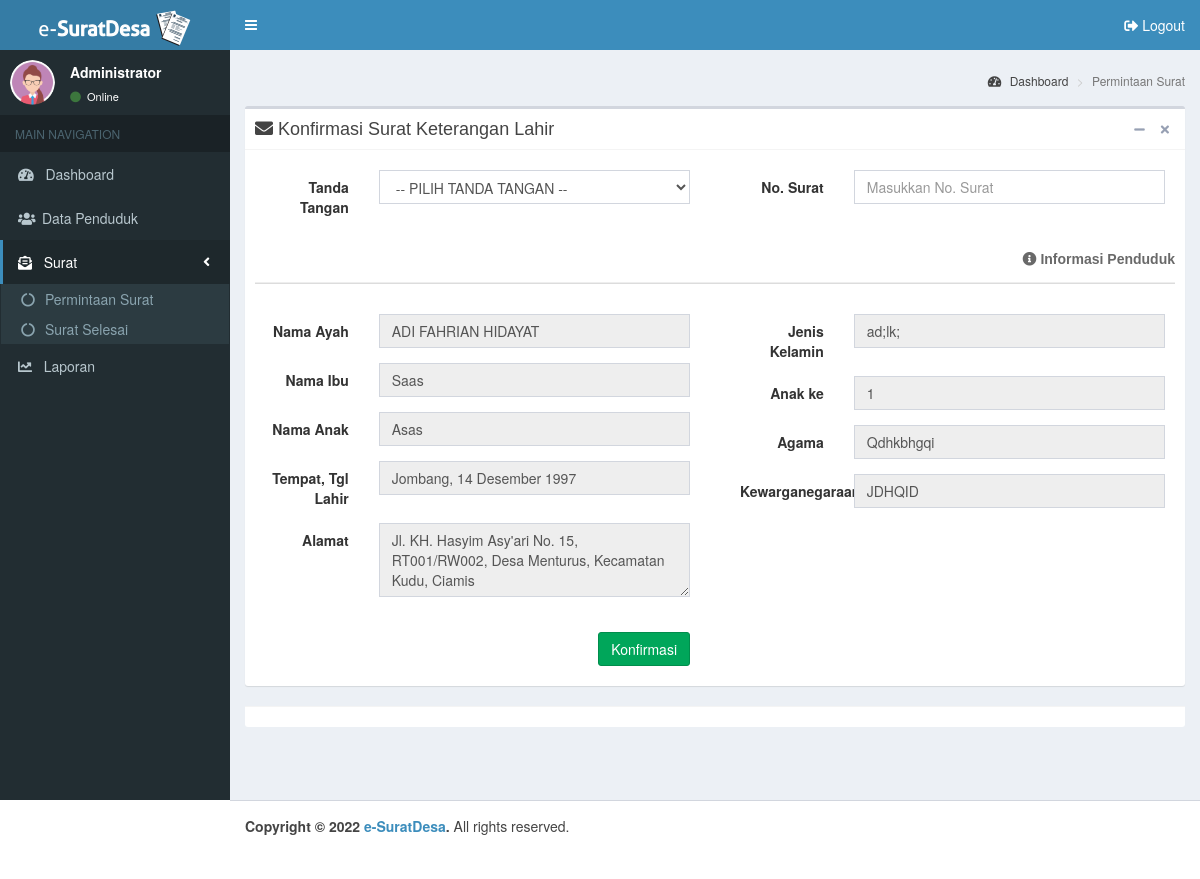
The app's page /admin/surat/permintaan_surat/konfirmasi/surat_keterangan_lahir/index.php?id=1 (signed in) with its own data.
### tables this page shows
CREATE TABLE `surat_keterangan_lahir` (
  `id_skl` int(11) NOT NULL,
  `jenis_surat` varchar(50) NOT NULL,
  `no_surat` varchar(20) DEFAULT NULL,
  `nama_bayi` varchar(20) NOT NULL,
  `tempat` varchar(20) NOT NULL,
  `tanggal` datetime NOT NULL,
  `jenis_kelamin` varchar(20) NOT NULL,
  `kewarganegaraan` varchar(20) NOT NULL,
  `agama` varchar(20) NOT NULL,
  `alamat` varchar(50) NOT NULL,
  `nik` varchar(20) NOT NULL,
  `nama_ibu` varchar(50) NOT NULL,
  `anak_ke` int(10) NOT NULL,
  `tanggal_surat` datetime NOT NULL DEFAULT current_timestamp(),
  `id_pejabat_desa` int(11) DEFAULT NULL,
  `status_surat` varchar(15) NOT NULL,
  `id_profil_desa` int(11) DEFAULT NULL
);

CREATE TABLE `penduduk` (
  `id_penduduk` int(11) NOT NULL,
  `nik` varchar(20) NOT NULL,
  `nama` varchar(100) NOT NULL,
  `tempat_lahir` varchar(50) NOT NULL,
  `tgl_lahir` date NOT NULL,
  `jenis_kelamin` varchar(10) NOT NULL,
  `agama` varchar(15) NOT NULL,
  `jalan` varchar(100) NOT NULL,
  `dusun` varchar(50) NOT NULL,
  `rt` varchar(5) NOT NULL,
  `rw` varchar(5) NOT NULL,
  `desa` varchar(50) NOT NULL,
  `kecamatan` varchar(50) NOT NULL,
  `kabupaten` varchar(50) NOT NULL,
  `no_kk` varchar(20) NOT NULL,
  `pend_kk` varchar(20) NOT NULL,
  `pend_terakhir` varchar(20) NOT NULL,
  `pekerjaan` varchar(50) NOT NULL,
  `status_perkawinan` varchar(20) NOT NULL,
  `status_dlm_keluarga` varchar(20) NOT NULL,
  `kewarganegaraan` varchar(5) NOT NULL,
  `nama_ayah` varchar(50) NOT NULL,
  `nama_ibu` varchar(50) NOT NULL
);

### admin/surat/permintaan_surat/konfirmasi/surat_keterangan_lahir/index.php (the view, shortened to what this page needs)
<?php
  include ('../../../../../config/koneksi.php');
  include ('../part/header.php');
  $id = $_GET['id'];
  $qCek = mysqli_query($connect,"SELECT penduduk.*, surat_keterangan_lahir.* FROM penduduk LEFT JOIN surat_keterangan_lahir ON surat_keterangan_lahir.nik = penduduk.nik WHERE surat_keterangan_lahir.id_skl='$id'");
  while($row = mysqli_fetch_array($qCek)){
?>
<aside class="main-sidebar">
  <section class="sidebar">
    <div class="user-panel">
      <div class="pull-left image">
        <?php
          if(isset($_SESSION['lvl']) && ($_SESSION['lvl'] == 'Administrator')){
            echo '<img src="../../../../../assets/img/ava-admin-female.png" class="img-circle" alt="User Image">';
          }else if(isset($_SESSION['lvl']) && ($_SESSION['lvl'] == 'Kepala Desa')){
            echo '<img src="../../../../../assets/img/ava-kades.png" class="img-circle" alt="User Image">';
          }
        ?>
      </div>
      <div class="pull-left info">
        <p><?php echo $_SESSION['lvl']; ?></p>
        <a href="#"><i class="fa fa-circle text-success"></i> Online</a>
      </div>
    </div>
    <ul class="sidebar-menu" data-widget="tree">
      <li class="header">MAIN NAVIGATION</li>
      <li>
        <a href="../../../../dashboard/">
          <i class="fas fa-tachometer-alt"></i> <span>&nbsp;&nbsp;Dashboard</span>
        </a>
      </li>
      <li>
        <a href="../../../../penduduk/">
          <i class="fa fa-users"></i><span>&nbsp;Data Penduduk</span>
        </a>
      </li>
      <li class="active treeview">
        <a href="#">
          <i class="fas fa-envelope-open-text"></i> <span>&nbsp;&nbsp;Surat</span>
          <span class="pull-right-container"><i class="fa fa-angle-left pull-right"></i></span>
        </a>
        <ul class="treeview-menu">
          <li>
            <a href="../../../permintaan_surat/">
              <i class="fa fa-circle-notch"></i> Permintaan Surat
            </a>
          </li>
          <li>
            <a href="../../../surat_selesai/"><i class="fa fa-circle-notch"></i> Surat Selesai
            </a>
          </li>
        </ul>
      </li>
      <li>
        <a href="../../../../laporan/">
          <i class="fas fa-chart-line"></i> <span>&nbsp;&nbsp;Laporan</span>
        </a>
      </li>
    </ul>
  </section>
</aside>
<div class="content-wrapper">
  <section class="content-header">
    <h1>&nbsp;</h1>
    <ol class="breadcrumb">
      <li><a href="../../../../dashboard/"><i class="fa fa-tachometer-alt"></i> Dashboard</a></li>
      <li class="active">Permintaan Surat</li>
    </ol>
  </section>
  <section class="content">
    <div class="row">
      <div class="col-md-12">
        <div class="box box-default">
          <div class="box-header with-border">
            <h2 class="box-title"><i class="fas fa-envelope"></i> Konfirmasi Surat Keterangan Lahir</h2>
            <div class="box-tools pull-right">
              <button type="button" class="btn btn-box-tool" data-widget="collapse"><i class="fa fa-minus"></i></button>
              <button type="button" class="btn btn-box-tool" data-widget="remove"><i class="fa fa-remove"></i></button>
            </div>
          </div>
          <div class="box-body">
            <form class="form-horizontal" method="post" action="update-konfirmasi.php">
              <div class="row">
                <div class="col-md-6">
                  <div class="box-body">
                    <div class="form-group">
                      <label class="col-sm-3 control-label">Tanda Tangan</label>
                      <div class="col-sm-9">
                        <select name="ft_tangan" class="form-control" style="text-transform: uppercase;" required>
                          <option value="">-- Pilih Tanda Tangan --</option>
                        </select>
                      </div>
                    </div>
                  </div>
                </div>
                <div class="col-md-6">
                  <div class="box-body">
                    <div class="form-group">
                      <label class="col-sm-3 control-label">No. Surat</label>
                      <div class="col-sm-9">
                        <input type="text" name="fno_surat" value="<?php echo $row['no_surat']; ?>" class="form-control" placeholder="Masukkan No. Surat" required>
                      </div>
                    </div>
                  </div>
                </div>
              </div>
              <h5 class="box-title pull-right" style="color: #696969;"><i class="fas fa-info-circle"></i> <b>Informasi Penduduk</b></h5>
              <br><hr style="border-bottom: 1px solid #DCDCDC;">
              <div class="row">
                <div class="col-md-6">
                  <div class="box-body">
                    <div class="form-group">
                      <label class="col-sm-3 control-label">Nama Ayah</label>
                      <div class="col-sm-9">
                        <input type="text" name="fnama" style="text-transform: uppercase;" value="<?php echo $row['nama']; ?>" class="form-control" readonly>
                      </div>
                    </div>
                     <div class="form-group">
                      <label class="col-sm-3 control-label">Nama Ibu</label>
                      <div class="col-sm-9">
                        <input type="text" name="fnama_ibu" style="text-transform: capitalize;" value="<?php echo $row['nama_ibu']; ?>" class="form-control" readonly>
                      </div>
                    </div>
                    <div class="form-group">
                      <label class="col-sm-3 control-label">Nama Anak</label>
                      <div class="col-sm-9">
                        <input type="text" name="fnama_bayi" style="text-transform: capitalize;" value="<?php echo $row['nama_bayi']; ?>" class="form-control" readonly>
                      </div>
                    </div>
                    <?php
                      $tgl_lhr = date($row['tgl_lahir']);
                      $tgl = date('d ', strtotime($tgl_lhr));
                      $bln = date('F', strtotime($tgl_lhr));
                      $thn = date(' Y', strtotime($tgl_lhr));
                      $blnIndo = array(
                          'January' => 'Januari',
                          'February' => 'Februari',
                          'March' => 'Maret',
                          'April' => 'April',
                          'May' => 'Mei',
                          'June' => 'Juni',
                          'July' => 'Juli',
                          'August' => 'Agustus',
                          'September' => 'September',
                          'October' => 'Oktober',
                          'November' => 'November',
                          'December' => 'Desember'
                      );
                    ?>
                    <div class="form-group">
                      <label class="col-sm-3 control-label">Tempat, Tgl Lahir</label>
                      <div class="col-sm-9">
                        <input type="text" name="ft_lahir" style="text-transform: capitalize;" value="<?php echo $row['tempat_lahir'] . ", " . $tgl . $blnIndo[$bln] . $thn; ?>" class="form-control" readonly>
                      </div>
                    </div>
                    <div class="form-group">
                      <label class="col-sm-3 control-label">Alamat</label>
                      <div class="col-sm-9">
                        <textarea rows="3" name="falamat" class="form-control" style="text-transform: capitalize;" readonly><?php echo $row['jalan'] . ", RT" . $row['rt'] . "/RW" . $row['rw']. ", Desa " . $row['desa'] . ", Kecamatan " . $row['kecamatan'] . ", " . $row['kabupaten']; ?></textarea>
                      </div>
                    </div>
                  </div>
                </div>
                <div class="col-md-6">
                  <div class="box-body">
                    <div class="form-group">
                      <label class="col-sm-3 control-label">Jenis Kelamin</label>
                      <div class="col-sm-9">
                        <input type="text" name="fj_kelamin" value="<?php echo $row['jenis_kelamin']; ?>" class="form-control" readonly>
                      </div>
                    </div>
                    <div class="form-group">
                      <label class="col-sm-3 control-label">Anak ke</label>
                      <div class="col-sm-9">
                        <input type="text" name="fanak_ke" style="text-transform: uppercase;" value="<?php echo $row['anak_ke']; ?>" class="form-control" readonly>
                      </div>
                    </div>
                    <div class="form-group">
                      <label class="col-sm-3 control-label">Agama</label>
                      <div class="col-sm-9">
                        <input type="text" name="fagama" style="text-transform: capitalize;" value="<?php echo $row['agama']; ?>" class="form-control" readonly>
                      </div>
                    </div>
                    <div class="form-group">
                      <label class="col-sm-3 control-label">Kewarganegaraan</label>
                      <div class="col-sm-9">
                        <input type="text" name="fkewarganegaraan" style="text-transform: uppercase;" value="<?php echo $row['kewarganegaraan']; ?>" class="form-control" readonly>
                      </div>
                    </div>
                  </div>
                </div>
              </div>
                <div class="col-md-6">
                  <div class="box-body pull-right">
                    <input type="submit" name="submit" class="btn btn-success" value="Konfirmasi">
                  </div>
                </div>
              </div>
          </div>
          <div class="box-footer">
          </div>
        </div>
      </div>
    </div>
</div>
<?php
  }
  include ('../part/footer.php');
?>

### records on screen
surat_keterangan_lahir: fnama "Adi Fahrian Hidayat", fnama_ibu "saas", fnama_bayi "asas", ft_lahir "jombang, 14 Desember 1997", falamat "jl. KH. hasyim asy'ari no. 15, RT001/RW002, Desa menturus, Kecamatan kudu, Ciamis", fj_kelamin "ad;lk;", fanak_ke "1", fagama "qdhkbhgqi", fkewarganegaraan "jdhqid"
